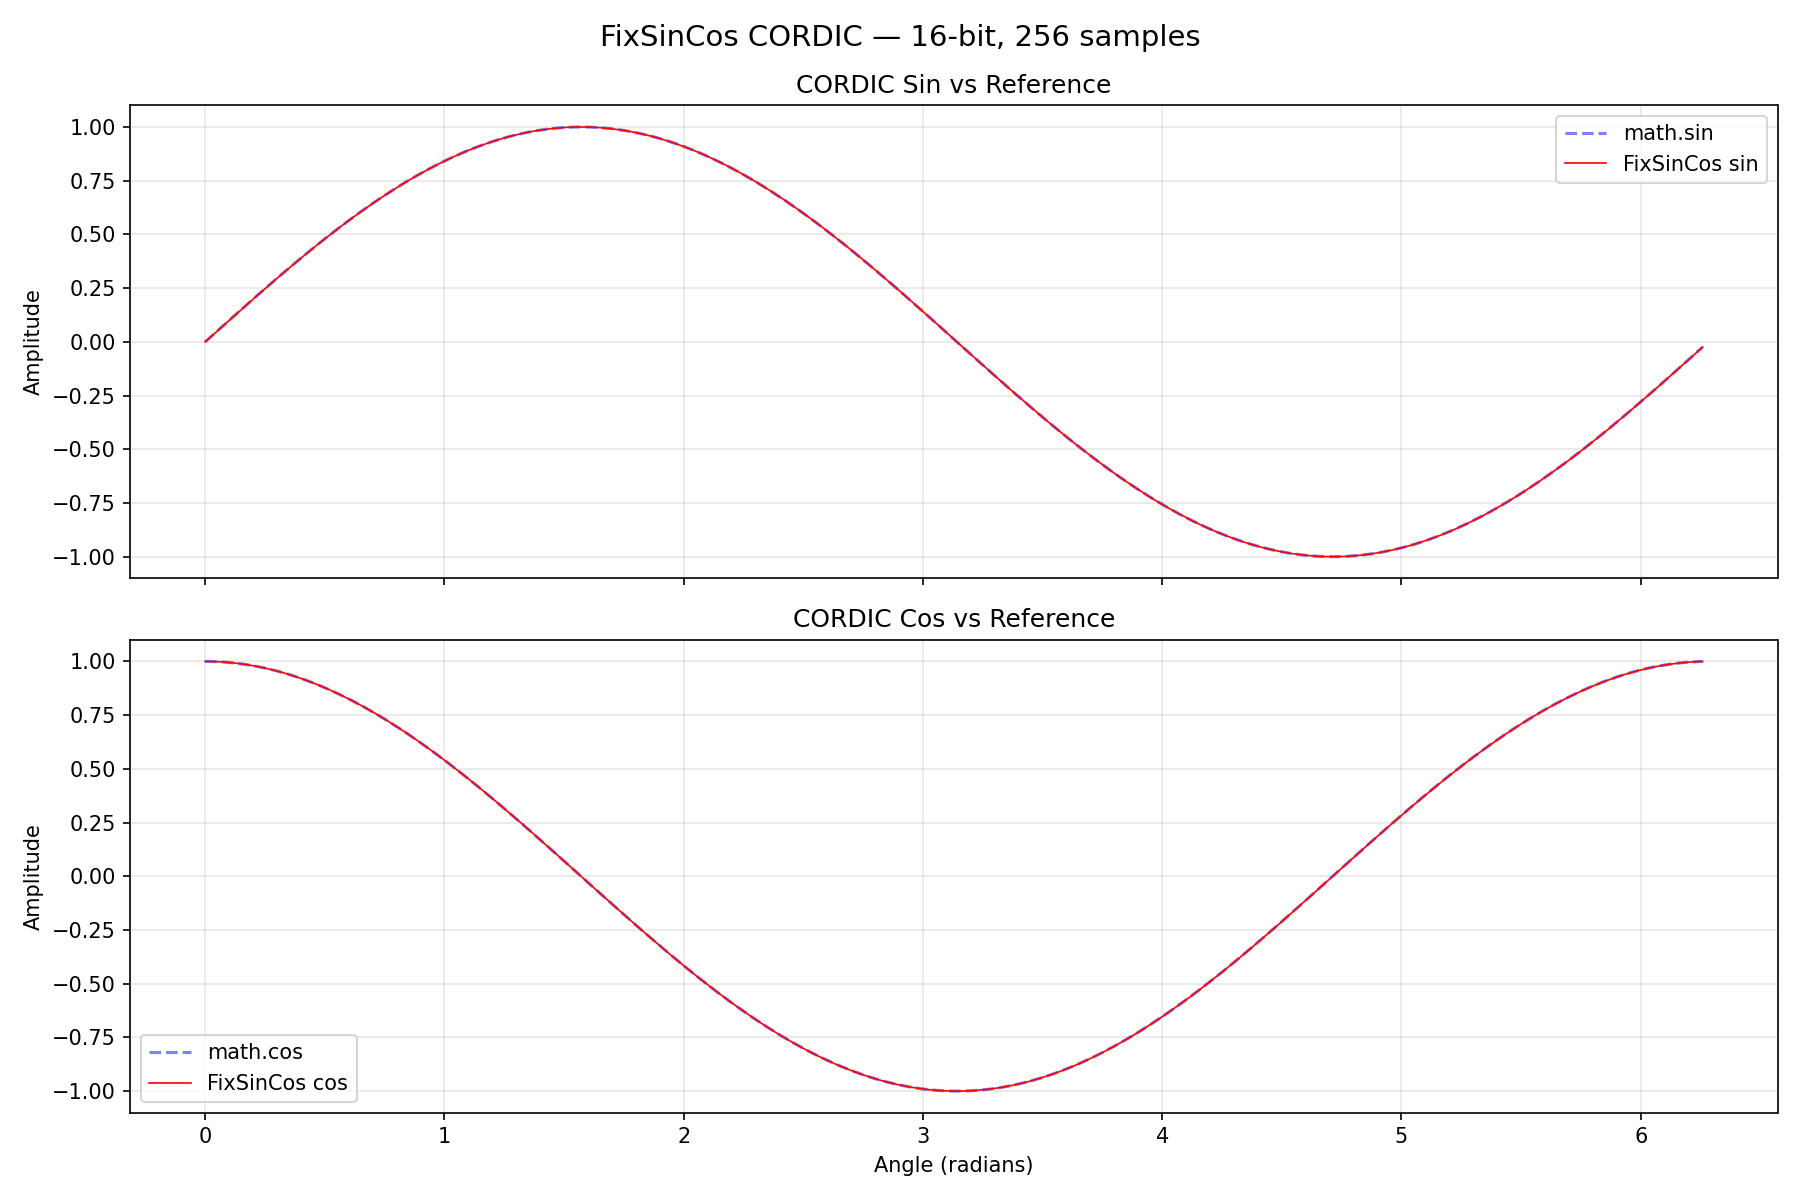

This figure's Python source:
#!/usr/bin/env python3
"""Generate a sinusoidal waveform using amaranth-fp's FixSinCos CORDIC operator.

Outputs:
  - examples/sinusoide.vcd  — VCD waveform for GTKWave
  - examples/sinusoide.gtkw — GTKWave save file
  - examples/sinusoide.png  — Matplotlib plot

The CORDIC rotation mode converges only for |angle| <= ~π/2, so we perform
quadrant reduction: map every input angle into Q1 [0, π/2), compute sin/cos
there, then reconstruct the correct sign for the original quadrant.
"""
import math
import matplotlib.pyplot as plt
from amaranth import *
from amaranth.sim import Simulator
from amaranth_fp.operators.fix_sincos import FixSinCos

WIDTH = 16  # 16-bit fixed-point
N_SAMPLES = 256  # number of angle samples over [0, 2π)
QUARTER = (1 << WIDTH) // 4  # 2^WIDTH / 4  =>  π/2 in fixed-point units

dut = FixSinCos(width=WIDTH, iterations=WIDTH)

# Collect results
sin_values = []
cos_values = []
quadrants = []  # store quadrant per sample so we can fix signs after
reduced_angles = []  # store reduced angle for overflow detection

sim = Simulator(dut)
sim.add_clock(1e-6)


async def testbench(ctx):
    # The CORDIC pipeline has iterations+2 sync stages, but from the
    # testbench perspective (set before tick, read after tick) the
    # effective read delay is iterations+1 ticks.
    effective_latency = dut.latency - 1

    for i in range(N_SAMPLES + effective_latency + 2):
        if i < N_SAMPLES:
            # Full-range angle: i/N * full_circle
            angle_full = int(i / N_SAMPLES * (1 << WIDTH)) & ((1 << WIDTH) - 1)

            # Quadrant reduction: map into [0, π/2)
            # Subtract quadrant start so reduced is always in [0, QUARTER).
            quadrant = (angle_full // QUARTER) % 4
            quadrants.append(quadrant)
            reduced = angle_full - quadrant * QUARTER
            reduced_angles.append(reduced)

            reduced = reduced & ((1 << WIDTH) - 1)
            ctx.set(dut.angle, reduced)

        await ctx.tick()

        if i >= effective_latency:
            sin_raw = ctx.get(dut.sin_out)
            cos_raw = ctx.get(dut.cos_out)
            # Interpret as signed
            if sin_raw >= (1 << (WIDTH - 1)):
                sin_raw -= 1 << WIDTH
            if cos_raw >= (1 << (WIDTH - 1)):
                cos_raw -= 1 << WIDTH
            sin_values.append(sin_raw / (1 << (WIDTH - 1)))
            cos_values.append(cos_raw / (1 << (WIDTH - 1)))


sim.add_testbench(testbench)

with sim.write_vcd("examples/sinusoide.vcd", "examples/sinusoide.gtkw"):
    sim.run()

# Trim to N_SAMPLES
sin_values = sin_values[:N_SAMPLES]
cos_values = cos_values[:N_SAMPLES]

# Apply quadrant correction to collected outputs.
# With subtraction-based reduction (reduced = θ - Q*π/2), the CORDIC
# computes sin(reduced) and cos(reduced) where reduced ∈ [0, π/2).
# We reconstruct the full-range sin/cos using:
#   Q0: sin(θ) = sin(r),          cos(θ) = cos(r)
#   Q1: sin(θ) = cos(r),          cos(θ) = -sin(r)
#   Q2: sin(θ) = -sin(r),         cos(θ) = -cos(r)
#   Q3: sin(θ) = -cos(r),         cos(θ) = sin(r)
#
# Note: the CORDIC output is in Q0.15 format which cannot represent +1.0
# exactly (max is +0.99997). For reduced ≈ 0, cos(0) ≈ 1.0 overflows to
# ≈ -1.0 in the 16-bit signed output. We detect and clamp this.
MAX_POS = ((1 << (WIDTH - 1)) - 1) / (1 << (WIDTH - 1))  # ~0.99997

for idx in range(N_SAMPLES):
    q = quadrants[idx]
    s, c = sin_values[idx], cos_values[idx]

    # Fix Q0.15 overflow: for very small reduced angles, cos(r) ≈ 1.0
    # wraps to ≈ -1.0. Detect and clamp.
    if reduced_angles[idx] < QUARTER // 64 and c < -0.9:
        c = MAX_POS

    if q == 0:
        sin_values[idx] = s
        cos_values[idx] = c
    elif q == 1:
        sin_values[idx] = c
        cos_values[idx] = -s
    elif q == 2:
        sin_values[idx] = -s
        cos_values[idx] = -c
    elif q == 3:
        sin_values[idx] = -c
        cos_values[idx] = s

# Reference
ref_angles = [i / N_SAMPLES * 2 * math.pi for i in range(N_SAMPLES)]
ref_sin = [math.sin(a) for a in ref_angles]
ref_cos = [math.cos(a) for a in ref_angles]

# Plot
fig, (ax1, ax2) = plt.subplots(2, 1, figsize=(12, 8), sharex=True)

ax1.set_title("CORDIC Sin vs Reference")
ax1.plot(ref_angles, ref_sin, "b--", alpha=0.5, label="math.sin")
ax1.plot(ref_angles, sin_values, "r-", linewidth=0.8, label="FixSinCos sin")
ax1.set_ylabel("Amplitude")
ax1.legend()
ax1.grid(True, alpha=0.3)

ax2.set_title("CORDIC Cos vs Reference")
ax2.plot(ref_angles, ref_cos, "b--", alpha=0.5, label="math.cos")
ax2.plot(ref_angles, cos_values, "r-", linewidth=0.8, label="FixSinCos cos")
ax2.set_xlabel("Angle (radians)")
ax2.set_ylabel("Amplitude")
ax2.legend()
ax2.grid(True, alpha=0.3)

fig.suptitle(f"FixSinCos CORDIC — {WIDTH}-bit, {N_SAMPLES} samples", fontsize=14)
fig.tight_layout()
plt.savefig("examples/sinusoide.png", dpi=150)
print("Saved examples/sinusoide.png")
